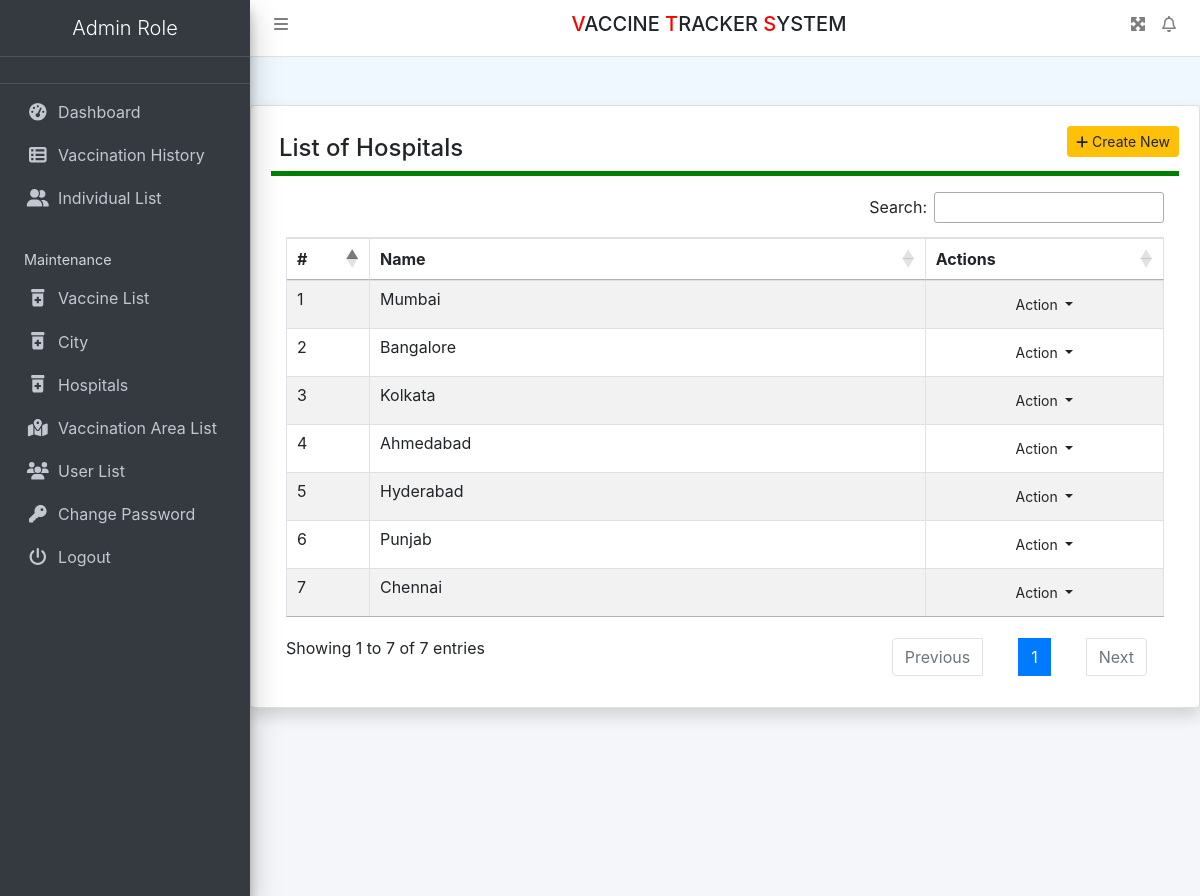
Page /hospitals/cities/ (signed in) on the committed database.
### hospitals/models.py (models this page shows, shortened)
class City(models.Model):
    name = models.CharField(max_length=100)

### hospitals/views.py (the view)
# urls.py: path('cities/', views.city_list, name='city_list'),
@login_required
def city_list(request):
    cities = City.objects.all()
    return render(request, 'hospitals/city_list.html', {'cities': cities})

### hospitals/templates/hospitals/city_list.html (shortened to what this page needs)
{% extends 'header.html' %}
{% block main %}
<div class="card shadow mt-5">
    <div class="card-body">
        <a href="#" class="btn btn-warning btn-sm float-right" data-target="#addpro" data-toggle="modal">
            <i class="fa fa-plus"></i> Create New
        </a>
        <h4 class="p-2" style="border-bottom: 5px solid green;">List of Hospitals</h4>
        <div class="container-fluid mt-3">
            <table id="example" class="table table-striped table-bordered">
                <colgroup>
                    <col width="5%">
                    <col width="35%">
                    <col width="15%">
                </colgroup>
                <thead>
                    <tr>
                        <th>#</th>
                        <th>Name</th>
                        <th>Actions</th>
                    </tr>
                </thead>
                <tbody>
                    {% for city in cities %}
                    <tr>
                        <td>{{ forloop.counter }}</td>
                        <td>{{ city.name }}</td>
                        <td align="center">
                            <button type="button" class="btn btn-flat btn-default btn-sm dropdown-toggle dropdown-icon"
                                    data-toggle="dropdown">
                                Action
                            </button>
                        </td>
                    </tr>
                    {% endfor %}
                </tbody>
            </table>
        </div>
    </div>
</div>
{% endblock %}

### vaccine/static/css/all.css (style rules this page uses)
.fa-plus:before { content: "\f067"; }

### vaccine/templates/header.html (style rules this page uses)
body { background-color: aliceblue; }

### rows in the picture
City: name "Mumbai"
City: name "Bangalore"
City: name "Kolkata"
City: name "Ahmedabad"
City: name "Hyderabad"
City: name "Punjab"
City: name "Chennai"
